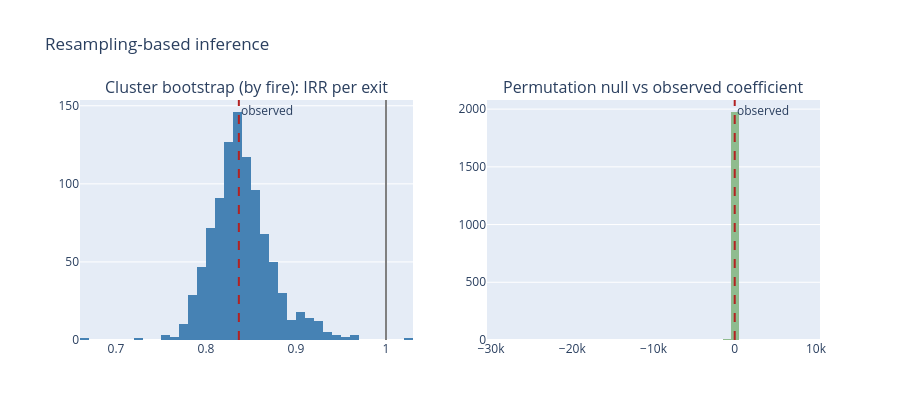

Notebook source saved alongside this figure:
### Markdown cell above
**5e. Cluster bootstrap by fire + permutation test.** Records cluster within fires (the Camp fire
alone contributes three places), so we resample *fires* with replacement. And because asymptotic
p-values are optimistic at n = 38, we also build the exact null by permuting exits. **This is the most
important check in the notebook:** the permutation p is ~0.04 — three orders of magnitude weaker than
the asymptotic 2×10⁻⁶, though still under 0.05.

### Code cell
from plotly.subplots import make_subplots

rng = np.random.default_rng(42)
fires = df.Fire.unique()
boot = []
for _ in range(1000):
    bs = pd.concat([df[df.Fire == f] for f in rng.choice(fires, size=len(fires), replace=True)])
    try:
        bm = smf.negativebinomial("Identified_fatalities ~ exits", bs,
                                  offset=np.log(bs.population_corrected)).fit(disp=0, maxiter=200)
        if bm.mle_retvals.get("converged"):
            boot.append(bm.params["exits"])
    except Exception:
        pass
boot = np.array(boot)

perm = []
for _ in range(2000):
    d2 = df.assign(pex=rng.permutation(df.exits.values))
    try:
        pm = smf.negativebinomial("Identified_fatalities ~ pex", d2, offset=df.lpop).fit(disp=0, maxiter=200)
        perm.append(pm.params["pex"])
    except Exception:
        pass
perm = np.array(perm)

b_obs = m.params["exits"]
ci = np.exp(np.percentile(boot, [2.5, 97.5]))
p_perm = (np.abs(perm) >= abs(b_obs)).mean()
print(f"cluster bootstrap ({len(boot)} converged): IRR 95% CI [{ci[0]:.3f}, {ci[1]:.3f}], "
      f"P(coef >= 0) = {(boot >= 0).mean():.3f}")
print(f"permutation test ({len(perm)} fits):       two-sided p = {p_perm:.4f}  "
      f"(asymptotic p = {m.pvalues['exits']:.1e})")

fig = make_subplots(rows=1, cols=2, subplot_titles=(
    "Cluster bootstrap (by fire): IRR per exit", "Permutation null vs observed coefficient"))
fig.add_trace(go.Histogram(x=np.exp(boot), nbinsx=60, marker_color="steelblue", showlegend=False), 1, 1)
fig.add_vline(x=1.0, line_color="gray", row=1, col=1)
fig.add_vline(x=float(np.exp(b_obs)), line_dash="dash", line_color="firebrick",
              annotation_text="observed", row=1, col=1)
fig.add_trace(go.Histogram(x=perm, nbinsx=60, marker_color="darkseagreen", showlegend=False), 1, 2)
fig.add_vline(x=float(b_obs), line_dash="dash", line_color="firebrick",
              annotation_text="observed", row=1, col=2)
fig.update_layout(height=420, title="Resampling-based inference")
fig.show()

### Figure 1 — Plotly figure (JSON) as saved in the notebook; plotly's stock layout.template omitted (floating-point values rounded to 4 significant figures; data arrays with more than 128 entries replaced by an {"elided": "..."} marker saying what was removed)
{"data": [{"marker": {"color": "steelblue"}, "nbinsx": 60, "showlegend": false, "type": "histogram", "x": {"elided": "961 float values"}, "xaxis": "x", "yaxis": "y"}, {"marker": {"color": "darkseagreen"}, "nbinsx": 60, "showlegend": false, "type": "histogram", "x": {"elided": "2000 float values"}, "xaxis": "x2", "yaxis": "y2"}], "layout": {"annotations": [{"font": {"size": 16}, "showarrow": false, "text": "Cluster bootstrap (by fire): IRR per exit", "x": 0.225, "xanchor": "center", "xref": "paper", "y": 1.0, "yanchor": "bottom", "yref": "paper"}, {"font": {"size": 16}, "showarrow": false, "text": "Permutation null vs observed coefficient", "x": 0.775, "xanchor": "center", "xref": "paper", "y": 1.0, "yanchor": "bottom", "yref": "paper"}, {"showarrow": false, "text": "observed", "x": 0.8365, "xanchor": "left", "xref": "x", "y": 1, "yanchor": "top", "yref": "y domain"}, {"showarrow": false, "text": "observed", "x": -0.1785, "xanchor": "left", "xref": "x2", "y": 1, "yanchor": "top", "yref": "y2 domain"}], "height": 420, "shapes": [{"line": {"color": "gray"}, "type": "line", "x0": 1.0, "x1": 1.0, "xref": "x", "y0": 0, "y1": 1, "yref": "y domain"}, {"line": {"color": "firebrick", "dash": "dash"}, "type": "line", "x0": 0.8365, "x1": 0.8365, "xref": "x", "y0": 0, "y1": 1, "yref": "y domain"}, {"line": {"color": "firebrick", "dash": "dash"}, "type": "line", "x0": -0.1785, "x1": -0.1785, "xref": "x2", "y0": 0, "y1": 1, "yref": "y2 domain"}], "title": {"text": "Resampling-based inference"}, "xaxis": {"anchor": "y", "domain": [0.0, 0.45]}, "xaxis2": {"anchor": "y2", "domain": [0.55, 1.0]}, "yaxis": {"anchor": "x", "domain": [0.0, 1.0]}, "yaxis2": {"anchor": "x2", "domain": [0.0, 1.0]}}}
